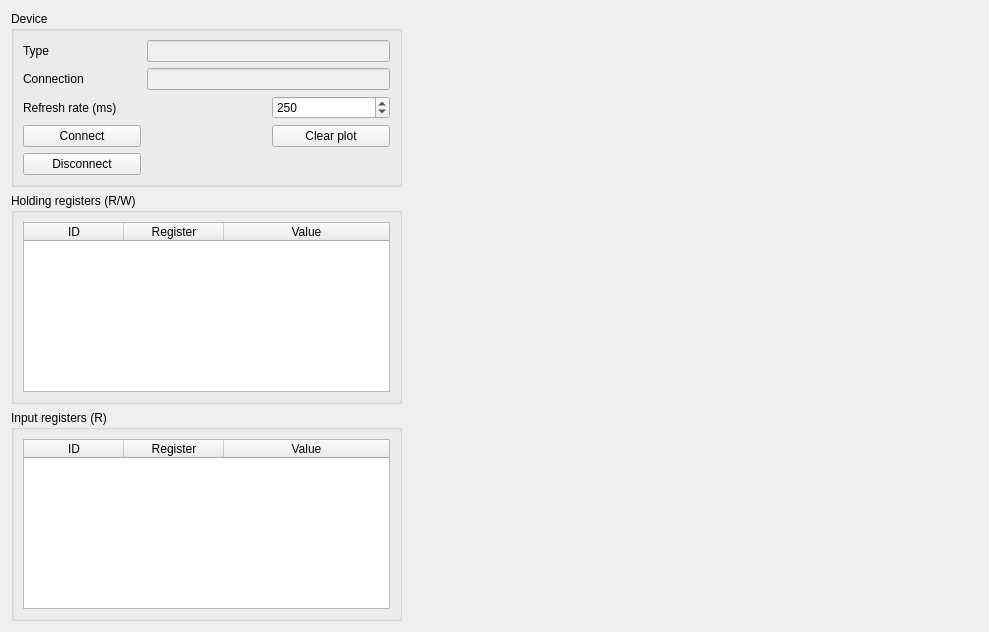
<?xml version="1.0" encoding="UTF-8"?>
<ui version="4.0">
 <class>Form</class>
 <widget class="QWidget" name="Form">
  <property name="geometry">
   <rect>
    <x>0</x>
    <y>0</y>
    <width>989</width>
    <height>632</height>
   </rect>
  </property>
  <property name="windowTitle">
   <string>Form</string>
  </property>
  <layout class="QHBoxLayout" name="horizontalLayout_2" stretch="0,1">
   <item>
    <layout class="QVBoxLayout" name="verticalLayout">
     <item>
      <widget class="QGroupBox" name="groupBox_3">
       <property name="title">
        <string>Device</string>
       </property>
       <layout class="QGridLayout" name="gridLayout">
        <item row="3" column="2">
         <widget class="QPushButton" name="pushButton_3">
          <property name="text">
           <string>Clear plot</string>
          </property>
         </widget>
        </item>
        <item row="0" column="1" colspan="2">
         <widget class="QLineEdit" name="type_edit">
          <property name="enabled">
           <bool>false</bool>
          </property>
         </widget>
        </item>
        <item row="1" column="0">
         <widget class="QLabel" name="label_2">
          <property name="text">
           <string>Connection</string>
          </property>
         </widget>
        </item>
        <item row="0" column="0">
         <widget class="QLabel" name="label">
          <property name="text">
           <string>Type</string>
          </property>
         </widget>
        </item>
        <item row="5" column="0">
         <widget class="QPushButton" name="pushButton_2">
          <property name="text">
           <string>Disconnect</string>
          </property>
         </widget>
        </item>
        <item row="1" column="1" colspan="2">
         <widget class="QLineEdit" name="connection_edit">
          <property name="enabled">
           <bool>false</bool>
          </property>
         </widget>
        </item>
        <item row="3" column="0">
         <widget class="QPushButton" name="pushButton">
          <property name="text">
           <string>Connect</string>
          </property>
         </widget>
        </item>
        <item row="2" column="0">
         <widget class="QLabel" name="label_3">
          <property name="text">
           <string>Refresh rate (ms)</string>
          </property>
         </widget>
        </item>
        <item row="2" column="2">
         <widget class="QSpinBox" name="refresh_spinner">
          <property name="minimum">
           <number>100</number>
          </property>
          <property name="maximum">
           <number>2500</number>
          </property>
          <property name="value">
           <number>250</number>
          </property>
         </widget>
        </item>
       </layout>
      </widget>
     </item>
     <item>
      <widget class="QGroupBox" name="groupBox">
       <property name="title">
        <string>Holding registers (R/W)</string>
       </property>
       <layout class="QVBoxLayout" name="verticalLayout_2">
        <item>
         <widget class="QTableWidget" name="holding_table">
          <property name="minimumSize">
           <size>
            <width>311</width>
            <height>0</height>
           </size>
          </property>
          <property name="sizeAdjustPolicy">
           <enum>QAbstractScrollArea::SizeAdjustPolicy::AdjustToContents</enum>
          </property>
          <attribute name="horizontalHeaderCascadingSectionResizes">
           <bool>false</bool>
          </attribute>
          <attribute name="horizontalHeaderStretchLastSection">
           <bool>true</bool>
          </attribute>
          <column>
           <property name="text">
            <string>ID</string>
           </property>
          </column>
          <column>
           <property name="text">
            <string>Register</string>
           </property>
          </column>
          <column>
           <property name="text">
            <string>Value</string>
           </property>
          </column>
         </widget>
        </item>
       </layout>
      </widget>
     </item>
     <item>
      <widget class="QGroupBox" name="groupBox_2">
       <property name="title">
        <string>Input registers (R)</string>
       </property>
       <layout class="QHBoxLayout" name="horizontalLayout">
        <item>
         <widget class="QTableWidget" name="input_table">
          <property name="minimumSize">
           <size>
            <width>311</width>
            <height>0</height>
           </size>
          </property>
          <property name="sizeAdjustPolicy">
           <enum>QAbstractScrollArea::SizeAdjustPolicy::AdjustToContents</enum>
          </property>
          <attribute name="horizontalHeaderStretchLastSection">
           <bool>true</bool>
          </attribute>
          <attribute name="verticalHeaderCascadingSectionResizes">
           <bool>false</bool>
          </attribute>
          <column>
           <property name="text">
            <string>ID</string>
           </property>
          </column>
          <column>
           <property name="text">
            <string>Register</string>
           </property>
          </column>
          <column>
           <property name="text">
            <string>Value</string>
           </property>
          </column>
         </widget>
        </item>
       </layout>
      </widget>
     </item>
    </layout>
   </item>
   <item>
    <widget class="PlotWidget" name="device_plot" native="true">
     <property name="minimumSize">
      <size>
       <width>500</width>
       <height>300</height>
      </size>
     </property>
     <property name="acceptDrops">
      <bool>true</bool>
     </property>
    </widget>
   </item>
  </layout>
 </widget>
 <customwidgets>
  <customwidget>
   <class>PlotWidget</class>
   <extends>QWidget</extends>
   <header>pyqtgraph</header>
   <container>1</container>
  </customwidget>
 </customwidgets>
 <resources/>
 <connections/>
</ui>
